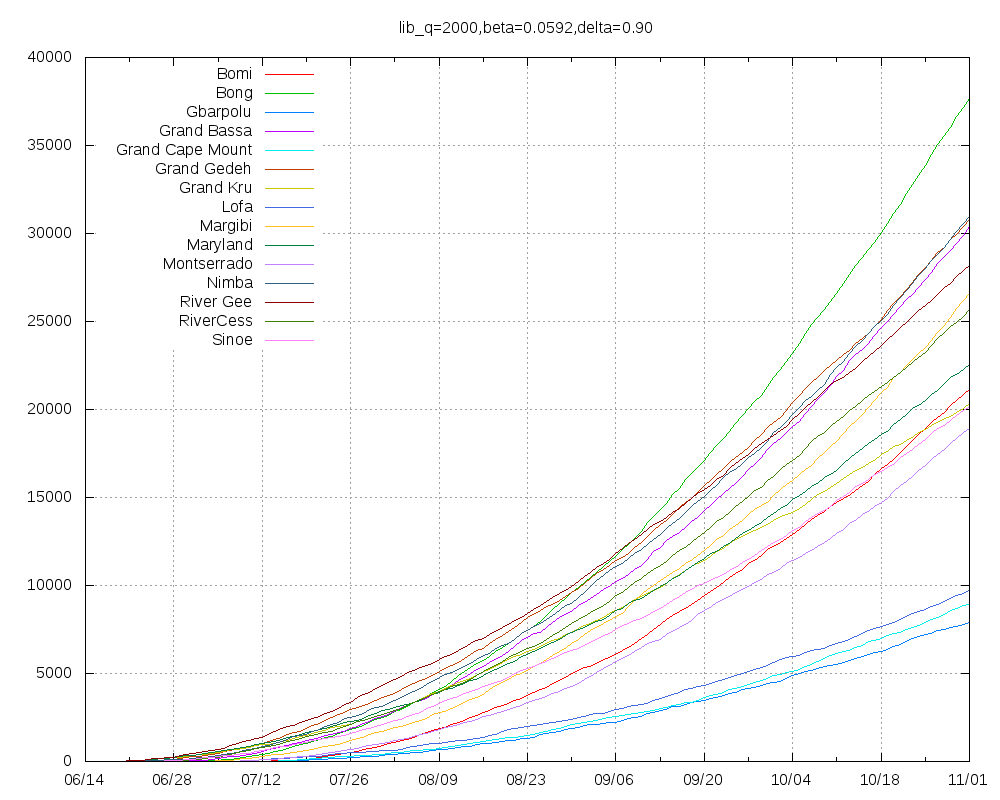

gnuplot code for this plot:
set title "lib_q=2000,beta=0.0592,delta=0.90"
set key top left
set grid
set xdata time
set timefmt "%Y-%m-%d"
set terminal png size 1000,800
set output "lib_q=2000,beta=0.0592,delta=0.90.png"
plot "Bomi.tab" using 1:2 title "Bomi" with lines,"Bong.tab" using 1:2 title "Bong" with lines,"Gbarpolu.tab" using 1:2 title "Gbarpolu" with lines,"Grand_Bassa.tab" using 1:2 title "Grand Bassa" with lines,"Grand_Cape_Mount.tab" using 1:2 title "Grand Cape Mount" with lines,"Grand_Gedeh.tab" using 1:2 title "Grand Gedeh" with lines,"Grand_Kru.tab" using 1:2 title "Grand Kru" with lines,"Lofa.tab" using 1:2 title "Lofa" with lines,"Margibi.tab" using 1:2 title "Margibi" with lines,"Maryland.tab" using 1:2 title "Maryland" with lines,"Montserrado.tab" using 1:2 title "Montserrado" with lines,"Nimba.tab" using 1:2 title "Nimba" with lines,"River_Gee.tab" using 1:2 title "River Gee" with lines,"RiverCess.tab" using 1:2 title "RiverCess" with lines,"Sinoe.tab" using 1:2 title "Sinoe" with lines
